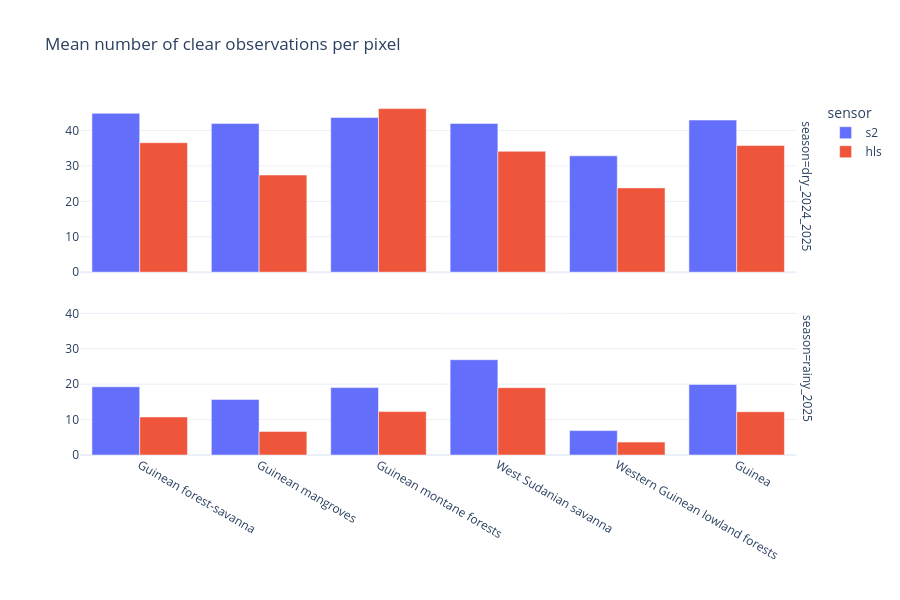
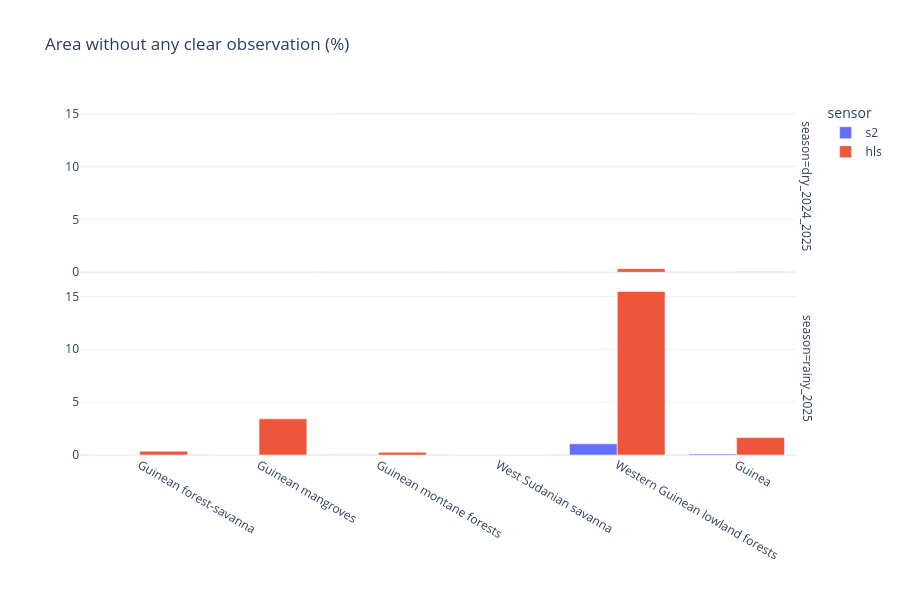

Source (notebook cell) for these figures, in order:
### Markdown cell above
## 5. Quality: how many clear observations?

For each ecoregion and season: the mean number of clear observations, and the share of the area with a gap or fewer than 3.

The rainy season is where gaps are expected. A season with many gaps (or many pixels under 3 observations) cannot be used alone.

### Code cell
def get_info_with_eecu(request):
    """Compute an Earth Engine object and return (result, seconds, eecu_seconds).

    eecu_seconds is None if the profile could not be fetched (it is sometimes not ready on the server yet).
    """
    profile_ids = []
    start = time.perf_counter()
    with ee.data.profiling(profile_ids.append):
        result = request.getInfo()
    seconds = time.perf_counter() - start

    get_profiles = ee.ApiFunction.lookup("Profile.getProfiles").call
    for attempt in range(5):
        try:
            profile_text = get_profiles(ids=profile_ids).getInfo()
        except ee.EEException:
            time.sleep(2 * (attempt + 1))
            continue
        # The profile is a table; its first column is EECU-seconds per operation ("-" when negligible).
        eecu_seconds = sum(
            float(line.split()[0]) for line in profile_text.splitlines()[1:] if line.split() and line.split()[0] != "-"
        )
        return result, seconds, round(eecu_seconds, 1)
    return result, seconds, None


MOSAICS = {"s2": sentinel2_mosaic, "hls": hls_mosaic}
ecoregions = gpd.read_file(ECOREGIONS_GPKG, layer="ecoregions_guinea")
zones = ee.FeatureCollection(
    [ee.Feature(ee.Geometry(geometry.simplify(0.005).__geo_interface__), {"zone": name})
     for name, geometry in zip(ecoregions["ECO_NAME"], ecoregions.geometry)]
    + [ee.Feature(guinea_ee, {"zone": "Guinea"})]
)


def season_quality(start, end):
    rows = []
    for sensor, mosaic in MOSAICS.items():
        clear = mosaic(guinea_bbox, start, end).select("clear_obs")
        stats_image = ee.Image.cat([clear.rename("mean_clear_obs"), clear.eq(0).rename("no_clear_obs"),
                                    clear.lt(3).rename("under_3_clear_obs")])
        request = stats_image.reduceRegions(collection=zones, reducer=ee.Reducer.mean(), scale=QUALITY_SCALE_M, tileScale=4)
        result, seconds, eecu_seconds = get_info_with_eecu(request)
        print(f"  {sensor}: {seconds:.0f} s, {eecu_seconds} EECU-seconds")
        rows += [{"sensor": sensor, **feature["properties"], "eecu_seconds": eecu_seconds} for feature in result["features"]]
    table = pd.DataFrame(rows)
    table["no_clear_obs_%"] = 100 * table.pop("no_clear_obs")
    table["under_3_clear_obs_%"] = 100 * table.pop("under_3_clear_obs")
    return table


tables = []
for season, (start, end) in SEASONS.items():
    path = OUTPUT_DIR / f"mosaic_quality_{season}.parquet"
    if path.exists():
        table = pd.read_parquet(path)
        print(f"{season}: read {path.name} (no Earth Engine compute used)")
    else:
        print(f"{season}: computing")
        table = season_quality(start, end)
        table.to_parquet(path, index=False)
    tables.append(table.assign(season=season))
quality = pd.concat(tables, ignore_index=True)

for column, title in [("mean_clear_obs", "Mean number of clear observations per pixel"),
                      ("no_clear_obs_%", "Area without any clear observation (%)")]:
    fig = px.bar(quality, x="zone", y=column, color="sensor", barmode="group", facet_row="season",
                 labels={column: "", "zone": ""}, title=title, template="plotly_white", height=300 * len(SEASONS))
    fig.show()
quality.pivot_table(index="zone", columns=["season", "sensor"], values=["mean_clear_obs", "no_clear_obs_%"]).round(1)

### Figure 1 — Plotly figure (JSON) as saved in the notebook; plotly's stock layout.template omitted (floating-point values rounded to 4 significant figures)
{"data": [{"alignmentgroup": "True", "hovertemplate": "sensor=s2<br>season=dry_2024_2025<br>=%{y}<extra></extra>", "legendgroup": "s2", "marker": {"color": "#636efa", "pattern": {"shape": ""}}, "name": "s2", "offsetgroup": "s2", "orientation": "v", "showlegend": true, "textposition": "auto", "type": "bar", "x": ["Guinean forest-savanna", "Guinean mangroves", "Guinean montane forests", "West Sudanian savanna", "Western Guinean lowland forests", "Guinea"], "xaxis": "x2", "y": [44.87, 42.02, 43.72, 42.01, 32.85, 42.96], "yaxis": "y2"}, {"alignmentgroup": "True", "hovertemplate": "sensor=s2<br>season=rainy_2025<br>=%{y}<extra></extra>", "legendgroup": "s2", "marker": {"color": "#636efa", "pattern": {"shape": ""}}, "name": "s2", "offsetgroup": "s2", "orientation": "v", "showlegend": false, "textposition": "auto", "type": "bar", "x": ["Guinean forest-savanna", "Guinean mangroves", "Guinean montane forests", "West Sudanian savanna", "Western Guinean lowland forests", "Guinea"], "xaxis": "x", "y": [19.26, 15.71, 19.03, 26.91, 6.891, 19.94], "yaxis": "y"}, {"alignmentgroup": "True", "hovertemplate": "sensor=hls<br>season=dry_2024_2025<br>=%{y}<extra></extra>", "legendgroup": "hls", "marker": {"color": "#EF553B", "pattern": {"shape": ""}}, "name": "hls", "offsetgroup": "hls", "orientation": "v", "showlegend": true, "textposition": "auto", "type": "bar", "x": ["Guinean forest-savanna", "Guinean mangroves", "Guinean montane forests", "West Sudanian savanna", "Western Guinean lowland forests", "Guinea"], "xaxis": "x2", "y": [36.57, 27.43, 46.19, 34.15, 23.81, 35.76], "yaxis": "y2"}, {"alignmentgroup": "True", "hovertemplate": "sensor=hls<br>season=rainy_2025<br>=%{y}<extra></extra>", "legendgroup": "hls", "marker": {"color": "#EF553B", "pattern": {"shape": ""}}, "name": "hls", "offsetgroup": "hls", "orientation": "v", "showlegend": false, "textposition": "auto", "type": "bar", "x": ["Guinean forest-savanna", "Guinean mangroves", "Guinean montane forests", "West Sudanian savanna", "Western Guinean lowland forests", "Guinea"], "xaxis": "x", "y": [10.74, 6.656, 12.26, 19.01, 3.646, 12.22], "yaxis": "y"}], "layout": {"annotations": [{"font": {}, "showarrow": false, "text": "season=rainy_2025", "textangle": 90, "x": 0.98, "xanchor": "left", "xref": "paper", "y": 0.2425, "yanchor": "middle", "yref": "paper"}, {"font": {}, "showarrow": false, "text": "season=dry_2024_2025", "textangle": 90, "x": 0.98, "xanchor": "left", "xref": "paper", "y": 0.7575, "yanchor": "middle", "yref": "paper"}], "barmode": "group", "height": 600, "legend": {"title": {"text": "sensor"}, "tracegroupgap": 0}, "title": {"text": "Mean number of clear observations per pixel"}, "xaxis": {"anchor": "y", "domain": [0, 0.98], "title": {"text": ""}}, "xaxis2": {"anchor": "y2", "domain": [0, 0.98], "matches": "x", "showticklabels": false}, "yaxis": {"anchor": "x", "domain": [0, 0.485], "title": {"text": ""}}, "yaxis2": {"anchor": "x2", "domain": [0.515, 1], "matches": "y", "title": {"text": ""}}}}

### Figure 2 — Plotly figure (JSON) as saved in the notebook; plotly's stock layout.template omitted (floating-point values rounded to 4 significant figures)
{"data": [{"alignmentgroup": "True", "hovertemplate": "sensor=s2<br>season=dry_2024_2025<br>=%{y}<extra></extra>", "legendgroup": "s2", "marker": {"color": "#636efa", "pattern": {"shape": ""}}, "name": "s2", "offsetgroup": "s2", "orientation": "v", "showlegend": true, "textposition": "auto", "type": "bar", "x": ["Guinean forest-savanna", "Guinean mangroves", "Guinean montane forests", "West Sudanian savanna", "Western Guinean lowland forests", "Guinea"], "xaxis": "x2", "y": [0.0, 0.0, 0.0, 0.0, 0.0, 0.0], "yaxis": "y2"}, {"alignmentgroup": "True", "hovertemplate": "sensor=s2<br>season=rainy_2025<br>=%{y}<extra></extra>", "legendgroup": "s2", "marker": {"color": "#636efa", "pattern": {"shape": ""}}, "name": "s2", "offsetgroup": "s2", "orientation": "v", "showlegend": false, "textposition": "auto", "type": "bar", "x": ["Guinean forest-savanna", "Guinean mangroves", "Guinean montane forests", "West Sudanian savanna", "Western Guinean lowland forests", "Guinea"], "xaxis": "x", "y": [0.001043, 0.0, 0.01377, 0.0, 1.058, 0.09587], "yaxis": "y"}, {"alignmentgroup": "True", "hovertemplate": "sensor=hls<br>season=dry_2024_2025<br>=%{y}<extra></extra>", "legendgroup": "hls", "marker": {"color": "#EF553B", "pattern": {"shape": ""}}, "name": "hls", "offsetgroup": "hls", "orientation": "v", "showlegend": true, "textposition": "auto", "type": "bar", "x": ["Guinean forest-savanna", "Guinean mangroves", "Guinean montane forests", "West Sudanian savanna", "Western Guinean lowland forests", "Guinea"], "xaxis": "x2", "y": [0.002681, 0.01541, 0.0, 0.001873, 0.3271, 0.03106], "yaxis": "y2"}, {"alignmentgroup": "True", "hovertemplate": "sensor=hls<br>season=rainy_2025<br>=%{y}<extra></extra>", "legendgroup": "hls", "marker": {"color": "#EF553B", "pattern": {"shape": ""}}, "name": "hls", "offsetgroup": "hls", "orientation": "v", "showlegend": false, "textposition": "auto", "type": "bar", "x": ["Guinean forest-savanna", "Guinean mangroves", "Guinean montane forests", "West Sudanian savanna", "Western Guinean lowland forests", "Guinea"], "xaxis": "x", "y": [0.3629, 3.421, 0.2548, 0.01164, 15.47, 1.645], "yaxis": "y"}], "layout": {"annotations": [{"font": {}, "showarrow": false, "text": "season=rainy_2025", "textangle": 90, "x": 0.98, "xanchor": "left", "xref": "paper", "y": 0.2425, "yanchor": "middle", "yref": "paper"}, {"font": {}, "showarrow": false, "text": "season=dry_2024_2025", "textangle": 90, "x": 0.98, "xanchor": "left", "xref": "paper", "y": 0.7575, "yanchor": "middle", "yref": "paper"}], "barmode": "group", "height": 600, "legend": {"title": {"text": "sensor"}, "tracegroupgap": 0}, "title": {"text": "Area without any clear observation (%)"}, "xaxis": {"anchor": "y", "domain": [0, 0.98], "title": {"text": ""}}, "xaxis2": {"anchor": "y2", "domain": [0, 0.98], "matches": "x", "showticklabels": false}, "yaxis": {"anchor": "x", "domain": [0, 0.485], "title": {"text": ""}}, "yaxis2": {"anchor": "x2", "domain": [0.515, 1], "matches": "y", "title": {"text": ""}}}}
